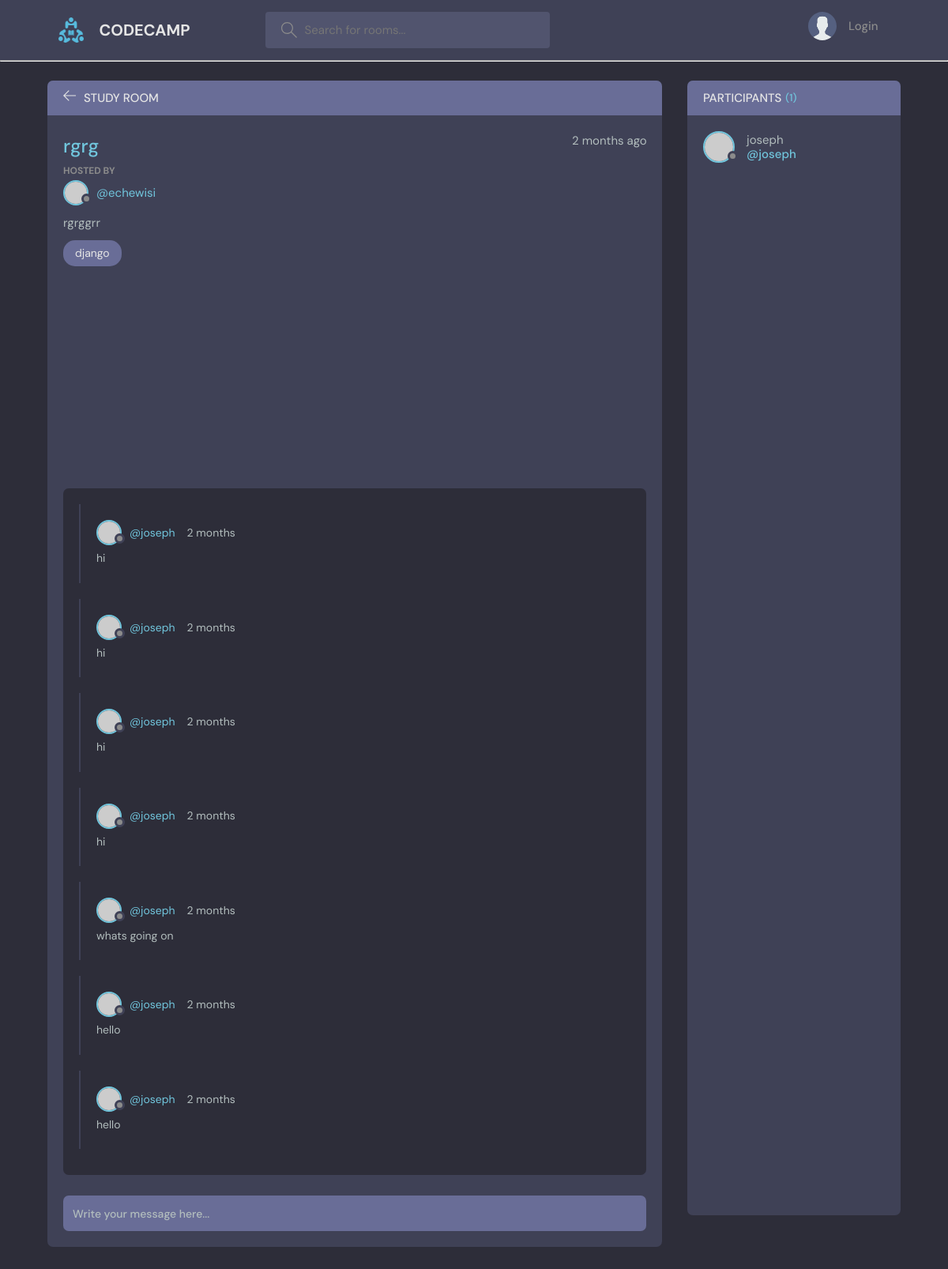
Screenshot of /room/7/ with the database file from the repository.
### base/models.py (models this page shows, shortened)
class Room(models.Model):
    host=models.ForeignKey(User, on_delete= models.SET_NULL, null=True)
    topic= models.ForeignKey(Topic, on_delete= models.SET_NULL, null=True)
    name= models.CharField(max_length=200)
    description= models.TextField(null=True, blank= True)
    participants= models.ManyToManyField(User, related_name='participants', blank=True)
    updated= models.DateTimeField(auto_now= True)
    created= models.DateTimeField( auto_now_add= True)
    class Meta:
        ordering= ['-updated', '-created']

class Topic(models.Model):
    name=models.CharField(max_length=200)
    def __str__(self):
        return self.name

class Message(models.Model):
    user= models.ForeignKey(User, on_delete=models.CASCADE )
    room= models.ForeignKey(Room, on_delete=models.CASCADE )
    body= models.TextField()
    updated= models.DateTimeField(auto_now= True)
    created= models.DateTimeField( auto_now_add= True)
    class Meta:
        ordering= ['-updated', '-created']

### base/views.py (the view, shortened to what this page needs)
# urls.py: path('room/<str:pk>/', views.room, name='room'),
def room(request, pk):
    room = Room.objects.get(id=pk)
    room_messages = room.message_set.all()
    participants = room.participants.all()
    participants_count = room.participants.count()
    context = {'room': room, 'room_messages': room_messages,
            'participants': participants, 'participants_count': participants_count}
    return render(request, 'base/room.html', context)

### base/templates/base/room.html (shortened to what this page needs)
{%extends 'main.html'%}
{%block content%}
    <main class="profile-page layout layout--2">
      <div class="container">
        <div class="room">
          <div class="room__top">
            <div class="room__topLeft">
              <a href="{% url 'home' %}"  onclick="goback()" >
                <svg version="1.1" xmlns="http://www.w3.org/2000/svg" width="32" height="32" viewBox="0 0 32 32">
                  <title>arrow-left</title>
                  <path
                    d="M13.723 2.286l-13.723 13.714 13.719 13.714 1.616-1.611-10.96-10.96h27.625v-2.286h-27.625l10.965-10.965-1.616-1.607z"
                  ></path>
                </svg>
              </a>
              <h3>Study Room</h3>
            </div>
          </div>
          <div class="room__box scroll">
            <div class="room__header scroll">
              <div class="room__info">
                <h3>{{room.name}}</h3>
                <span>{{room.created|timesince}} ago</span>
              </div>
              <div class="room__hosted">
                <p>Hosted By</p>
                <a href="{% url 'profile' room.host.id %}" class="room__author">
                  <div class="avatar avatar--small">
                    <img src="https://randomuser.me/api/portraits/men/37.jpg" />
                  </div>
                  <span>@{{room.host.username}}</span>
                </a>
              </div>
              <div class="room__details">
                  {{room.description}}
              </div>
              <span class="room__topics">{{room.topic}}</span>
            </div>
            <div class="room__conversation">
              <div class="threads scroll">
                {%for message in room_messages%}
                <div class="thread">
                  <div class="thread__top">
                    <div class="thread__author">
                      <a href="{% url 'profile' message.user.id %}" class="thread__authorInfo">
                        <div class="avatar avatar--small">
                          <img src="https://randomuser.me/api/portraits/men/37.jpg" />
                        </div>
                        <span>@{{message.user}}</span>
                      </a>
                      <span class="thread__date">{{message.created|timesince}}</span>
                    </div>
                  </div>
                  <div class="thread__details">
                        {{message.body}}
                  </div>
                </div>
                {%endfor%}
              </div>
            </div>
          </div>
            <div class="room__message">
              <form action="#"><input name="" placeholder="Write your message here..." /></form>
            </div>
        </div>
        <div class="participants">
          <h3 class="participants__top">Participants <span>({{participants_count}})</span></h3>
          <div class="participants__list scroll">
            {%for user in participants %}
            <a href="{% url 'profile' user.id %}" class="participant">
              <div class="avatar avatar--medium">
                <img src="https://randomuser.me/api/portraits/men/37.jpg" />
              </div>
              <p>
                {{user.username}}
                <span>@{{user.username}}</span>
              </p>
            </a>
            {%endfor%}
          </div>
        </div>
      </div>
    </main>
{%endblock%}

### rows the page displays
Room: name "rgrg", created "2 months", host.username "echewisi", description "rgrggrr", topic "django"
Message: user "joseph", created "2 months", body "hi"
Message: user "joseph", created "2 months", body "hi"
Message: user "joseph", created "2 months", body "hi"
Message: user "joseph", created "2 months", body "hi"
Message: user "joseph", created "2 months", body "whats going on"
Message: user "joseph", created "2 months", body "hello"
Message: user "joseph", created "2 months", body "hello"

### other values shown
{{ participants_count }} "1"
{{ user.username }} "joseph"
